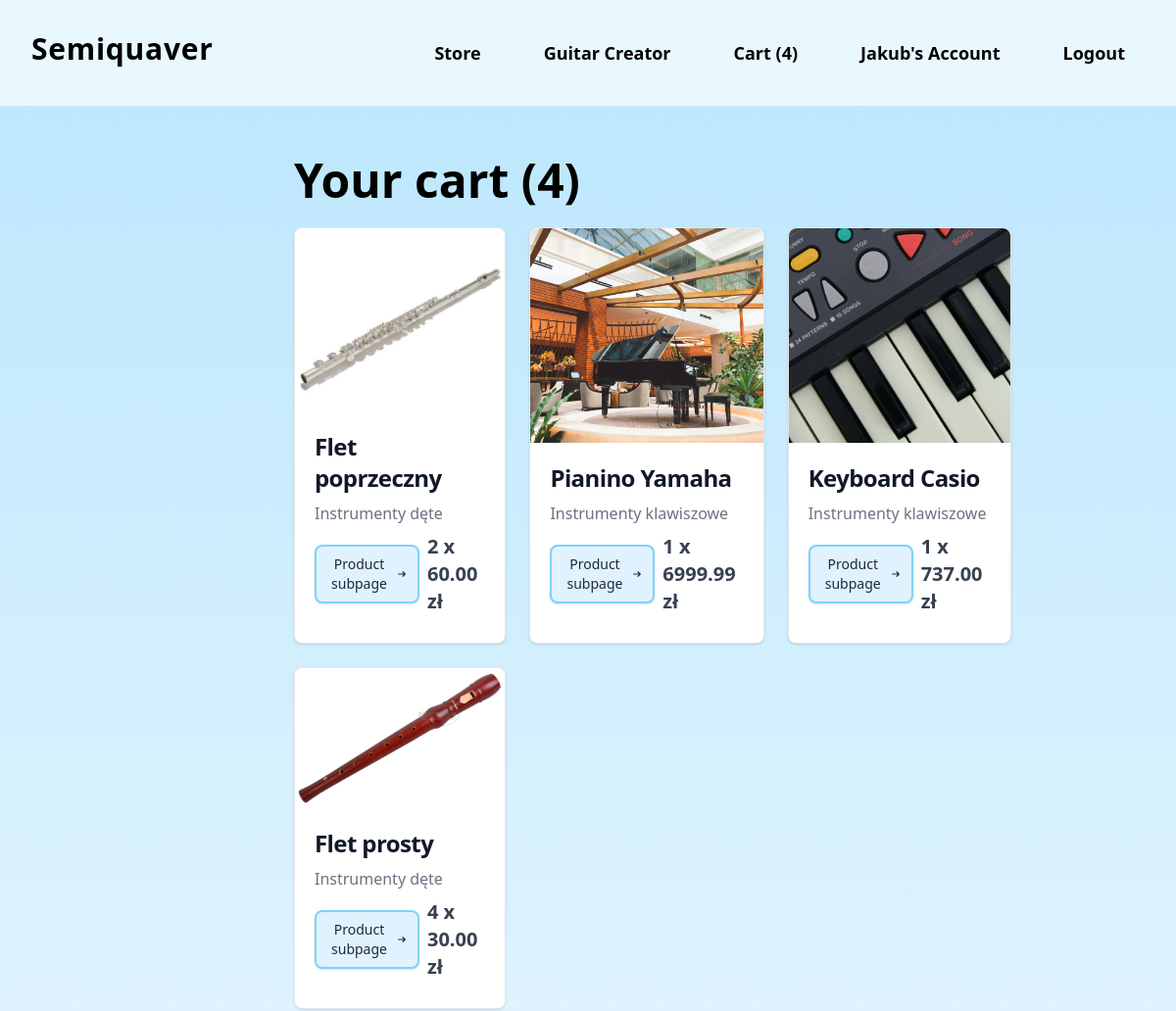
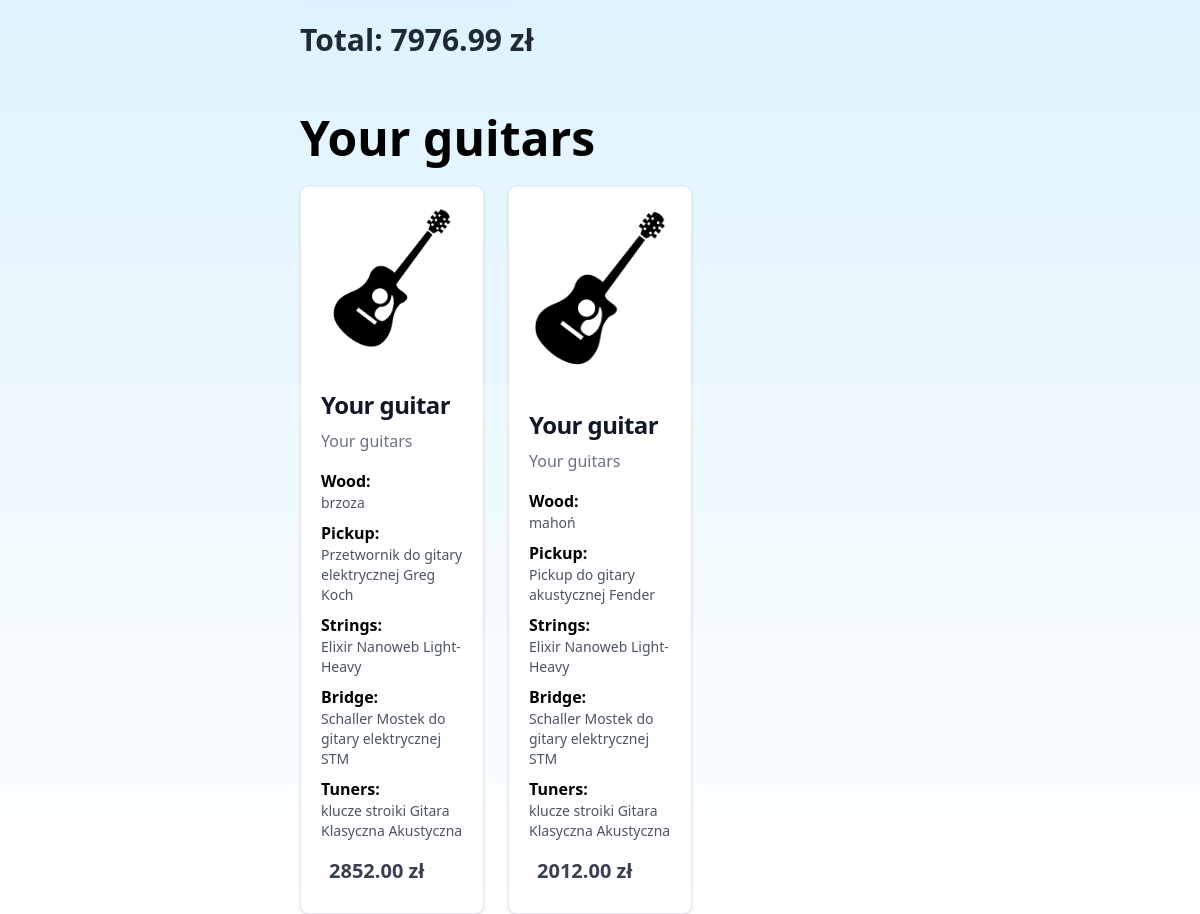
The page /sklep_muzyczny/html/cart.php (signed in) on the database its author committed (2 pictures, top to bottom).
### tables this page shows
CREATE TABLE `gitara` (
  `Id_gitary` int(11) NOT NULL,
  `Cena_jednostkowa` decimal(6,2) NOT NULL,
  `Id_pickupu` bigint(20) NOT NULL,
  `Id_strun` bigint(20) NOT NULL,
  `Id_mostka` bigint(20) NOT NULL,
  `Id_drewna` bigint(20) NOT NULL,
  `Id_kluczy` bigint(20) NOT NULL,
  `Id_klienta` bigint(20) DEFAULT NULL
);

CREATE TABLE `produkt` (
  `Id_produktu` bigint(20) NOT NULL,
  `Nazwa_produktu` varchar(50) NOT NULL,
  `Opis_produktu` text DEFAULT NULL,
  `Cena_jednostkowa` decimal(8,2) NOT NULL,
  `Zdjecie_produktu` varchar(50) NOT NULL,
  `Id_kategorii_produktu` int(11) DEFAULT NULL
);

### sklep_muzyczny/html/cart.php (the view, shortened to what this page needs)
<?php
include "../components/product_comp.php";
$userId = $_SESSION["user_id"];
$totalPrice = 0;
$conn = connect();
$query = "SELECT produkt.Id_produktu, produkt.Nazwa_produktu, produkt.Opis_produktu, produkt.Cena_jednostkowa, produkt.Zdjecie_produktu,
                 kategoria_produktu.Nazwa_kategorii_produktu, kategoria_produktu.Id_kategorii_produktu, produkt_koszyk.Ilosc
          FROM klient
          INNER JOIN koszyk ON koszyk.Id_klienta = klient.Id_klienta
          INNER JOIN produkt_koszyk ON produkt_koszyk.Id_koszyka = koszyk.Id_koszyka
          INNER JOIN produkt ON produkt.Id_produktu = produkt_koszyk.Id_produktu
          INNER JOIN kategoria_produktu ON kategoria_produktu.Id_kategorii_produktu = produkt.Id_kategorii_produktu
          WHERE klient.Id_klienta = ? ;";
$stmt = mysqli_prepare($conn, $query);
mysqli_stmt_bind_param($stmt, 'i', $userId);
mysqli_stmt_execute($stmt);
$result = mysqli_stmt_get_result($stmt);
$query = "SELECT
            gitara.Id_gitary,
            gitara.Cena_jednostkowa,
            pickup.Nazwa_produktu AS Pickup,
            strings.Nazwa_produktu AS Strings,
            bridge.Nazwa_produktu AS Bridge,
            wood.Nazwa_produktu AS Wood,
            tuners.Nazwa_produktu AS Tuners
          FROM klient
          INNER JOIN koszyk ON koszyk.Id_klienta = klient.Id_klienta
          INNER JOIN gitara_koszyk ON gitara_koszyk.Id_koszyka = koszyk.Id_koszyka
          INNER JOIN gitara ON gitara_koszyk.Id_gitary = gitara.Id_gitary
          LEFT JOIN produkt AS pickup ON gitara.Id_pickupu = pickup.Id_produktu
          LEFT JOIN produkt AS strings ON gitara.Id_strun = strings.Id_produktu
          LEFT JOIN produkt AS bridge ON gitara.Id_mostka = bridge.Id_produktu
          LEFT JOIN produkt AS wood ON gitara.Id_drewna = wood.Id_produktu
          LEFT JOIN produkt AS tuners ON gitara.Id_kluczy = tuners.Id_produktu
          WHERE klient.Id_klienta = ?;";
$stmt = mysqli_prepare($conn, $query);
mysqli_stmt_bind_param($stmt, 'i', $userId);
mysqli_stmt_execute($stmt);
$result = mysqli_stmt_get_result($stmt);
$cartGuitars = mysqli_fetch_all($result, MYSQLI_ASSOC);
$cartGuitarsCount = count($cartGuitars);
?>
<!DOCTYPE html>
<html lang="en">
<head>
    <link rel="stylesheet" href="../css/background_image.css">
    <script src="https://cdn.tailwindcss.com"></script>
</head>
<body>
    <div class="">
        <?php
        include "../components/header.php";
        ?>
        <main class="bg-gradient-to-b from-sky-200 from-0% to-white pt-[120px] flex flex-col items-center">
            <div class="w-1/2 pt-[40px]">
                <h1 class="text-5xl font-bold mb-6">Your cart <?php echo ($cartProductsCount > 0)? "(" . $cartProductsCount . ")":""; ?></h1>
                <div class="w-full grid grid-cols-[1fr_1fr_1fr] gap-6">
                <?php
                    if ($cartProductsCount == 0) {
                        echo "<h3 class=\"mb-4 text-lg text-bold text-gray-700\">Nothing found in the cart yet :( </h3>";
                    } else {
                        foreach ($cartProducts as $cartProduct) {
                            echo product($cartProduct["Id_produktu"], $cartProduct["Nazwa_produktu"], $cartProduct["Cena_jednostkowa"], $cartProduct["Zdjecie_produktu"], $cartProduct["Id_kategorii_produktu"], $cartProduct["Nazwa_kategorii_produktu"], 25, $cartProduct["Ilosc"]);
                            $totalPrice += $cartProduct["Ilosc"] * $cartProduct["Cena_jednostkowa"];
                        }
                    }
                    ?>
                </div>
                <?php echo "<h4 class=\"mb-4 mt-6 text-3xl font-semibold text-gray-800\"> Total: " . $totalPrice . " zł</h4>"; ?>
            </div>
            <div class="w-1/2 pt-[40px]">
                <h1 class="text-5xl font-bold mb-6">Your guitars</h1>
                <div class="w-full grid grid-cols-[1fr_1fr_1fr] gap-6">
                <?php
                    if ($cartGuitarsCount == 0) {
                        echo "<h3 class=\"mb-4 text-lg text-bold text-gray-700\">Nothing found in the cart yet :( </h3>";
                    } else {
                        foreach ($cartGuitars as $cartGuitar) {
                            ?>
                            <div class="bg-white border border-gray-200 rounded-lg shadow flex flex-col justify-between">
    <a href="#" class="h-[60%] flex justify-center">
        <img class="rounded-t-lg object-cover" src="../img/guitar_blank.png" alt="guitar image" />
    </a>
    <div class="p-5">
        <a href="#">
            <h5 class="mb-2 text-2xl font-bold tracking-tight text-gray-900">Your guitar</h5>
        </a>
        <a href="#" class="mb-6 font-normal text-gray-500 hover:text-sky-600">Your guitars</a>
        <div class="flex flex-col justify-between ">
                    <ul>
                    <li class="mt-4 mb-2">
                        <h6 class="text-md font-semibold">Wood: </h6>
                        <p class="text-sm font-normal text-gray-600"><?php echo $cartGuitar["Pickup"]; ?></p>
                    </li>
                    <li class="mb-2">
                        <h6 class="text-md font-semibold">Pickup: </h6>
                        <p class="text-sm font-normal text-gray-600"><?php echo $cartGuitar["Strings"]; ?></p>
                    </li>
                    <li class="mb-2">
                        <h6 class="text-md font-semibold">Strings: </h6>
                        <p class="text-sm font-normal text-gray-600"><?php echo $cartGuitar["Bridge"]; ?></p>
                    </li>
                    <li class="mb-2">
                        <h6 class="text-md font-semibold">Bridge: </h6>
                        <p class="text-sm font-normal text-gray-600"><?php echo $cartGuitar["Wood"]; ?></p>
                    </li>
                    <li class="mb-2">
                        <h6 class="text-md font-semibold">Tuners: </h6>
                        <p class="text-sm font-normal text-gray-600"><?php echo $cartGuitar["Tuners"]; ?></p>
                    </li></ul>
        <p class="text-xl text-gray-700 p-2 font-semibold"> <?php echo $cartGuitar["Cena_jednostkowa"]; ?> zł</p>
        </div>
    </div>
</div>
                            <?php
                        }
                    }
                    ?>
                </div>
            </div>
        </main>
    </div>
</body>
</html>

### rows shown on the page
gitara: Id_pickupu.Nazwa_produktu "brzoza", Id_strun.Nazwa_produktu "Przetwornik do gitary elektrycznej Greg Koch", Id_mostka.Nazwa_produktu "Elixir Nanoweb Light-Heavy", Id_drewna.Nazwa_produktu "Schaller Mostek do gitary elektrycznej STM", Id_kluczy.Nazwa_produktu "klucze stroiki Gitara Klasyczna Akustyczna", Cena_jednostkowa "2852.00"
gitara: Id_pickupu.Nazwa_produktu "mahoń", Id_strun.Nazwa_produktu "Pickup do gitary akustycznej Fender", Id_mostka.Nazwa_produktu "Elixir Nanoweb Light-Heavy", Id_drewna.Nazwa_produktu "Schaller Mostek do gitary elektrycznej STM", Id_kluczy.Nazwa_produktu "klucze stroiki Gitara Klasyczna Akustyczna", Cena_jednostkowa "2012.00"

### other values the page prints
$cartProductsCount "4"
$userName "Jakub"
$productName "Flet poprzeczny"
$productCategory "Instrumenty dęte"
$mult "2 x"
$productPrice "60.00"
$productName "Pianino Yamaha"
$productCategory "Instrumenty klawiszowe"
$mult "1 x"
$productPrice "6999.99"
$productName "Keyboard Casio"
$productPrice "737.00"
$productName "Flet prosty"
$mult "4 x"
$productPrice "30.00"
